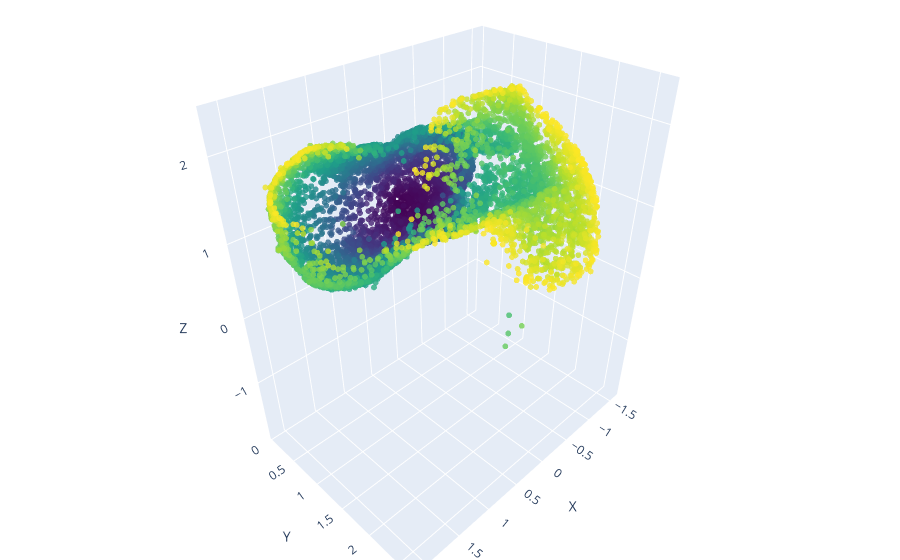

The notebook cell saved with this chart:
### Code cell
from vis_utils import pointcloud_trace
import plotly.graph_objs as go

trace = pointcloud_trace(p.cpu())

# Create a layout for the 3D scene
layout = go.Layout(
    scene=dict(
        xaxis=dict(title='X'),
        yaxis=dict(title='Y'),
        zaxis=dict(title='Z')
    ),
    margin=dict(l=0, r=0, b=0, t=0)  # Adjust the margins as needed
)

# Create a figure and plot the data
fig = go.Figure(data=[trace], layout=layout)
fig.show()

### Figure 1 — Plotly figure (JSON) as saved in the notebook; plotly's stock layout.template omitted (floating-point values rounded to 4 significant figures; data arrays with more than 128 entries replaced by an {"elided": "..."} marker saying what was removed)
{"data": [{"marker": {"color": {"elided": "10000 int values"}, "colorscale": [[0, "#440154"], [0.1111, "#482878"], [0.2222, "#3e4989"], [0.3333, "#31688e"], [0.4444, "#26828e"], [0.5556, "#1f9e89"], [0.6667, "#35b779"], [0.7778, "#6ece58"], [0.8889, "#b5de2b"], [1, "#fde725"]], "opacity": 0.8, "size": 2}, "mode": "markers", "type": "scatter3d", "x": {"elided": "10000 float values"}, "y": {"elided": "10000 float values"}, "z": {"elided": "10000 float values"}}], "layout": {"margin": {"b": 0, "l": 0, "r": 0, "t": 0}, "scene": {"xaxis": {"title": {"text": "X"}}, "yaxis": {"title": {"text": "Y"}}, "zaxis": {"title": {"text": "Z"}}}}}
